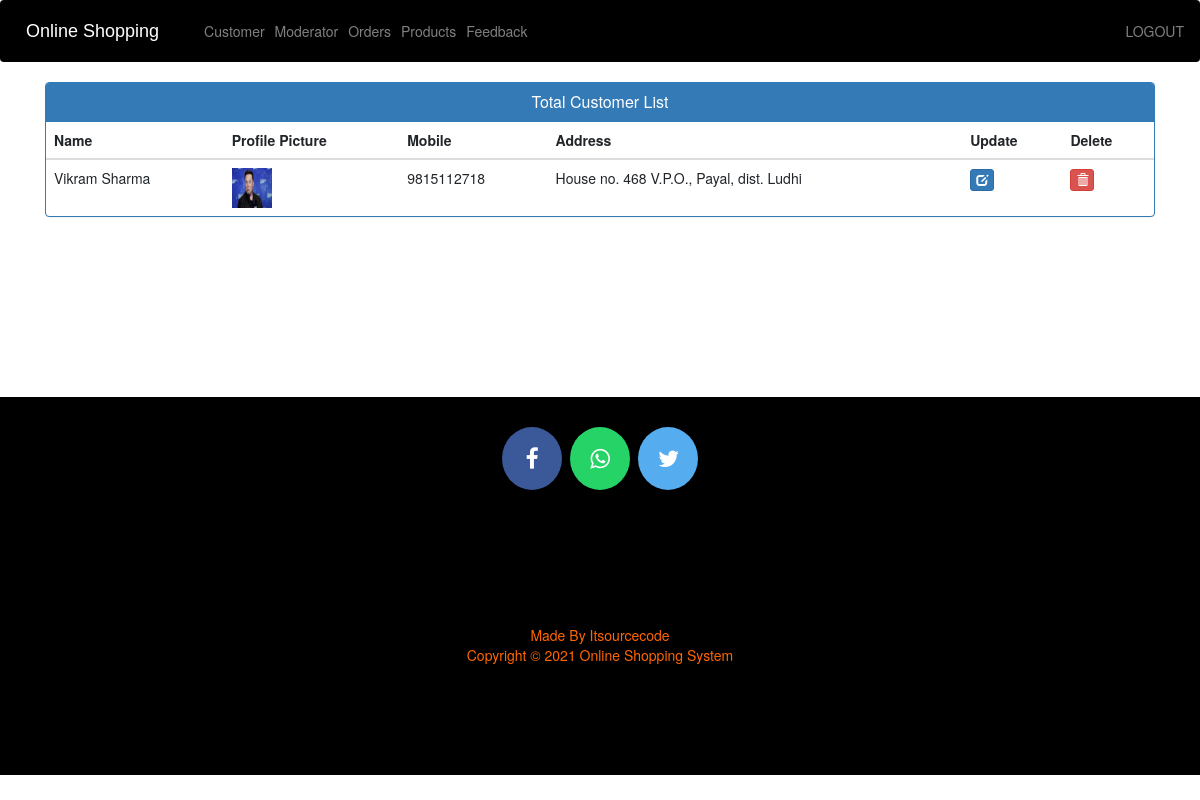
/view-moderator (signed in), run on the app's committed database.
### ecom/models.py (models this page shows, shortened)
class Moderator(models.Model):
    user=models.OneToOneField(User,on_delete=models.CASCADE)
    profile_pic= models.ImageField(upload_to='profile_pic/ModeratosProfilePic/',null=True,blank=True)
    address = models.CharField(max_length=40)
    mobile = models.CharField(max_length=20,null=False)
    @property
    def get_name(self):
        return self.user.first_name+" "+self.user.last_name

### ecom/views.py (the view)
# urls.py: path('view-moderator', views.view_moderator_view,name='view-moderator'),
@login_required(login_url='adminlogin')
def view_moderator_view(request):
    moderators=models.Moderator.objects.all()
    return render(request,'ecom/view_moderator.html',{'moderators':moderators})

### templates/ecom/view_moderator.html (shortened to what this page needs)
{% extends 'ecom/admin_base.html' %}
{% load static %}
{% block content %}
<head>
  <link href="//netdna.bootstrapcdn.com/bootstrap/3.0.0/css/bootstrap.min.css" rel="stylesheet" id="bootstrap-css">
</head>
<div class="container">
  <div class="panel panel-primary">
    <div class="panel-heading">
      <h6 class="panel-title">Total Customer List</h6>
    </div>
    <table class="table table-hover" id="dev-table">
      <thead>
        <tr>
          <th>Name</th>
          <th>Profile Picture</th>
          <th>Mobile</th>
          <th>Address</th>
          <th>Update</th>
          <th>Delete</th>
        </tr>
      </thead>
      {% for c in moderators %}
      <tr>
        <td> {{c.get_name}}</td>
        <td> <img src="{% static c.profile_pic.url %}" alt="Profile Pic" height="40px" width="40px" /></td>
        <td>{{c.mobile}}</td>
        <td>{{c.address}}</td>
        <td><a class="btn btn-primary btn-xs" href="{% url 'update-customer' c.id  %}"><span class="glyphicon glyphicon-edit"></span></a></td>
        <td><a class="btn btn-danger btn-xs" href="{% url 'delete-customer' c.id  %}"><span class="glyphicon glyphicon-trash"></span></a></td>
      </tr>
      {% endfor %}
    </table>
  </div>
</div>
{% endblock content %}

### templates/ecom/view_moderator.html (style rules this page uses)
a:link { text-decoration: none; }
h6 { text-align: center; }

### data on the page
Moderator: get_name "Vikram Sharma", profile_pic (picture), mobile "9815112718", address "House no. 468 V.P.O., Payal, dist. Ludhi"
